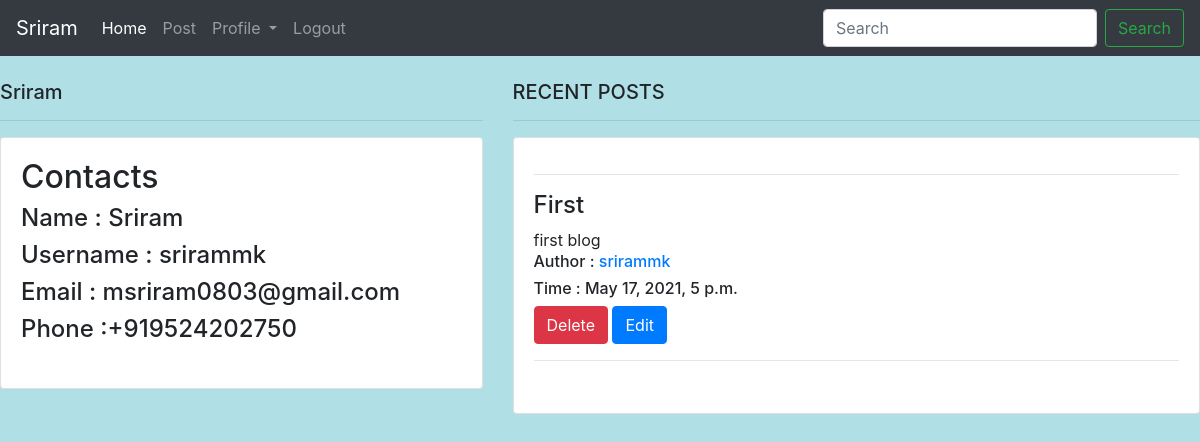
The page /home/1/profile/1/ on the database its author committed.
### blog/models.py (models this page shows, shortened)
class PUser(models.Model):
    username = models.CharField(max_length=250)
    name = models.CharField(max_length=200)
    email = models.EmailField(max_length=50)
    phone = models.CharField(max_length=50)
    password = models.CharField(max_length=250)
    confirm_password = models.CharField(max_length=250)
    def __str__(self):
        return self.username

class Post(models.Model):
    title = models.CharField(max_length=20)
    content = models.TextField(max_length=250)
    date = models.DateTimeField(auto_now_add=True)
    user = models.ForeignKey(PUser,on_delete=models.CASCADE)

### blog/views.py (the view)
# urls.py: path('home/<int:pk>/profile/<int:up>/',views.profile , name='profile'),
def profile(request,pk,up):
    try:
        posts = Post.objects.all().filter(user=up)
        users = PUser.objects.all()
        user = PUser.objects.get(id=up)
        pk = pk
        return render(request,'blog/profile.html',{'posts': posts, 'user': user,'pk':pk, 'users': users})
    except :
        user = {'name':"No User found"}
        return render(request,'blog/profile.html',{'user': user})

### blog/templates/blog/profile.html (shortened to what this page needs)
{% extends 'blog/main.html' %}
{% block dash %}
<br>
<div class="row">
	<div class="col-md-5">
		<h5>{{ user.name}}</h5>
		<hr>
		<div class="card card-body">
			<table class="table">
                <h2> Contacts </h2>
					<tr>
                        <h4> Name : {{user.name}}</h4>
						<h4> Username : {{user.username}}</h4>
                        <h4> Email : {{user.email}}</h4>
						<h4> Phone :{{user.phone}}</h4>
					</tr>
			</table>
		</div>
	</div>
	<div class="col-md-7">
		<h5>RECENT POSTS</h5>
		<hr>
		<div class="card card-body">
			<table class="table table-sm">
				{% for post in posts %}
                  <hr>
					<h4>{{ post.title }}</h4>
                    <h6> Author : <a href="">{{ post.user }}</a> </h6>
                    <h6> Time : {{ post.date }} </h6>
					{% if post.user_id ==  pk %}
						<div class="text-left">
    						<a href="http://localhost:8000/home/{{ pk }}/deletepost/{{ post.id }}" class="btn btn-primary text-left btn-danger">Delete</a>
    						<a href="http://localhost:8000/home/{{ pk }}/editpost/{{ post.id }}" class="btn btn-primary text-center">Edit</a>
						</div>
					{% endif %}
                  <hr>
				{% endfor %}
			</table>
		</div>
	</div>
</div>
{% endblock %}

### blog/templates/blog/nav.html (shortened to what this page needs)
{% load static %}
<nav class="navbar navbar-expand-lg navbar-dark bg-dark">
{% for user in users %}
  {% if user.id == pk %}
    <a class="navbar-brand" href='#'> {{ user.name }}</a>
  {% endif %}
{% endfor %}
  <div class="collapse navbar-collapse" id="navbarSupportedContent">
    <ul class="navbar-nav mr-auto">
      <li class="nav-item active">
        <a class="nav-link" href="http://localhost:8000/home/{{ pk }}">Home <span class="sr-only">(current)</span></a>
      </li>
      <li class="nav-item">
        <a class="nav-link" href="http://localhost:8000/home/{{ pk }}/createpost">Post</a>
      </li>
      <li class="nav-item dropdown">
        <a class="nav-link dropdown-toggle" href="#" id="navbarDropdown" role="button" data-toggle="dropdown" aria-haspopup="true" aria-expanded="false">
          Profile
        </a>
      </li>
       <li class="nav-item">
        <a class="nav-link" href="http://localhost:8000/logout">Logout</a>
      </li>
    </ul>
    <form class="form-inline my-2 my-lg-0">
      <input class="form-control mr-sm-2" type="search" placeholder="Search" aria-label="Search">
      <button class="btn btn-outline-success my-2 my-sm-0" type="submit">Search</button>
    </form>
  </div>
</nav>

### rows shown on the page
PUser: name "Sriram", username "srirammk", email "msriram0803@gmail.com", phone "+919524202750"
Post: title "First", user "srirammk", date "May 17, 2021, 5 p.m."
